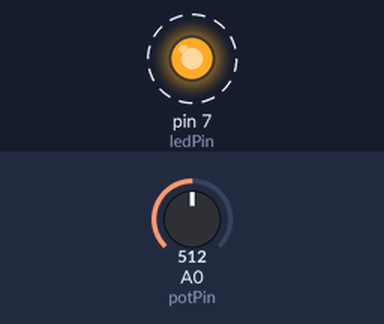
Recording of a sketch running on a simulated Arduino Uno, built with avr-gcc and run on an emulated ATmega328P. Parts: output pins drawn as LEDs (lit = HIGH). Dashed ring = blinking. The test bench sets the inputs (shaded band); at power-on: A0 (potPin) = 512. What the sketch prints to the serial monitor is not drawn.

Above: at 0.5 s.
Timing chart, 0 to 4.6 s (numbered marks = the images above):
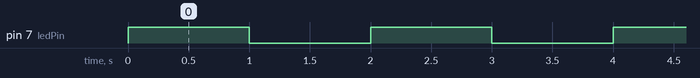

The sketch:

pot-led-aislados.ino
```cpp
#include <Arduino.h>

int potPin = A0;
int ledPin = 7;
int valorPot = 0;
int potMapeado = 0;

void setup()
{
  	//pin 7 va a ser una salida
  	pinMode(ledPin,OUTPUT);
	Serial.begin(9600);
}

void loop()
{

  	valorPot = analogRead(potPin);
  	//guardamos el mapeo en la variable potMapeado
  //con la función map(); que funciona así
  //map(valorAConvertir, minimoInicial,maximoInicial,minimoFinal,maximoFinal);
  	potMapeado = map(valorPot,0,1023,0,100);

  	//vamos a hacer el blink aquí
  	digitalWrite(ledPin, HIGH);
  	delay(1000);
  	digitalWrite(ledPin, LOW);
  	delay(1000);


	Serial.println(potMapeado);
}
```

Measured:
- by itself, pin 7 (ledPin): alternates HIGH for 1.0 s and LOW for 1.0 s
